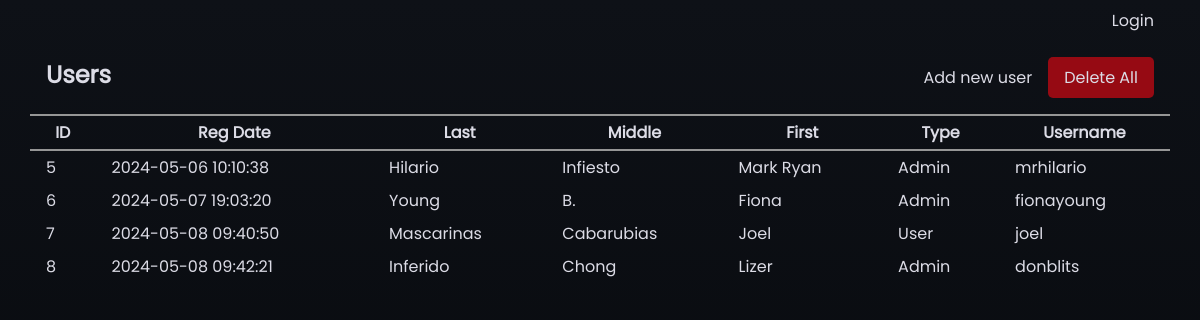
Screenshot of /user_management.php with the database file from the repository.
### tables this page shows
CREATE TABLE `users` (
  `id` int(11) NOT NULL,
  `lname` varchar(50) NOT NULL,
  `mname` varchar(50) NOT NULL,
  `fname` varchar(50) NOT NULL,
  `utype` int(2) NOT NULL,
  `uname` varchar(50) NOT NULL,
  `pwd` char(255) NOT NULL,
  `reg_date` datetime NOT NULL DEFAULT current_timestamp()
);

### classes/auth.class.php (called while the page is built)
<?php
class Auth extends Db {
    public function loggedin() {
        if (isset($_SESSION['uname']) && !empty($_SESSION['uname'])) {
            return true;
        } else {
            return false;
        }
    }
}

### classes/db.class.php (called while the page is built)
<?php
class Db {
    protected function conn() {
        $hname  = "localhost";
        $uname  = "ksp_admin";
        $pwd    = "ksp_admin";
        $dbname = "kidney_stone_prediction_db";
        $conn = new PDO("mysql:host=$hname;dbname=$dbname", $uname, $pwd);
        $conn->setAttribute(PDO::ATTR_DEFAULT_FETCH_MODE, PDO::FETCH_OBJ);
        return $conn;
    }
}

### classes/user.class.php (called while the page is built, shortened)
<?php
class User extends Db {
    public function getAll() {
        $stmt = $this->conn()->prepare("SELECT * FROM users");
        try {
            $stmt->execute();
            return $stmt->fetchAll();
        } catch(PDOException $e) {
            die($e->getMessage()) ;
        }
    }
}

### user_management.php (the view, shortened to what this page needs)
<?php
include "classes/db.class.php";
include "classes/auth.class.php";
include "classes/user.class.php";
$auth = new Auth();
$users = new User();
$user = $users->getAll();
?>
<!DOCTYPE html>
<html>
<head>
    <link rel="stylesheet" href="https://cdnjs.cloudflare.com/ajax/libs/font-awesome/6.5.1/css/all.min.css">
    <link rel="stylesheet" href="style.css">
</head>
<body>
    <main class="table-page">
        <?php include 'components/nav.component.php';?>
        <div class="table_div">
            <div class="table-header">
                <h2>Users</h2>
                <div class="nav">
                    <button class="btn btn-nav" onclick="displayAddUsers()">Add new user</button>
                    <button class="btn btn-nav danger" onclick="displayConfirmDeleteAll()">Delete All</button>
                </div>
            </div>
            <?php if (count($user) > 1) { ?>
                <table>
                    <tr>
                        <th>ID</th>
                        <th>Reg Date</th>
                        <th>Last</th>
                        <th>Middle</th>
                        <th>First</th>
                        <th>Type</th>
                        <th>Username</th>
                    </tr>
                    <?php
                    for ($i = 0; $i < count($user); $i++) {
                        include 'components/edit_user_form.component.php';
                      if ($user[$i]->uname === $_SESSION['uname']) {
                        continue;
                      }
                      else {
                    ?>
                        <tr>
                            <td><?= $user[$i]->id ?></td>
                            <td><?= $user[$i]->reg_date ?></td>
                            <td><?= $user[$i]->lname ?></td>
                            <td><?= $user[$i]->mname ?></td>
                            <td><?= $user[$i]->fname ?></td>
                            <td><?php echo ($user[$i]->utype == 1) ? "Admin" : "User" ?></td>
                            <td><?= $user[$i]->uname ?></td>
                        </tr>
                    <?php }  } ?>
                </table>
            <?php } else { ?>
                <h2>The user dataset is currently empty.</h2>
            <?php } ?>
        </div>
    </main>
</body>
</html>

### components/nav.component.php (shortened to what this page needs)
<nav>
    <div class="nav">
        <?php if (!$auth->loggedin()) {  ?>
            <button class="btn btn-nav" onclick="displayLogin()">Login</button>
        <?php } ?>
    </div>
</nav>

### style.css (style rules this page uses)
:root { --white: rgb(220, 220, 230); --bg-5: rgb(150,150,150); --bg-4: rgb(120,120,120); --bg-3: rgb(100,100,100); --bg-2: rgb(80,80,80); --bg-1: rgb(40,40,50); --bg: rgb(15,20,25); --shadow: rgba(0,0,0.0.5); --danger :rgb(150, 10, 19); --green: rgb(15, 112, 28); }
* { padding: 0; margin: 0; color: var(--white); box-sizing: border-box; font-family: poppins-reg; }
main { min-height: 100dvh; color: var(--white); background: linear-gradient(rgb(14,17,23), rgb(5, 7, 10)); }
.table-page { padding: 0 2.5%; }
.table-page .table-header { padding: 1em; border: 2px solid var(--bg-5); border-top: none; border-left: none; border-right: none; display: flex; justify-content: space-between; }
.table-page .table-header .nav { display: flex; align-items: center; }
.table-page table { table-layout: auto; width: 100%; border-collapse: collapse; }
.table-page tr th, .table-page tr td { padding: 0.25em 1em; }
.table-page tr th { border: 2px solid var(--bg-5); border-top: none; border-left: none; border-right: none; }
.table-page tr td:not(.actions) { text-align: start; }
nav { display: flex; justify-content: space-between; }
.nav { display: flex; justify-content: space-between; }
.btn { font-size: 1em; display: inline-block; border: none; outline: none; text-decoration: none; padding: 0.5em 1em; border-radius: 5px; background: none; cursor: pointer; transition: all 0.2s ease-out; }
.danger { background: var(--danger); }

### rows the page displays
users: id "5", reg_date "2024-05-06 10:10:38", lname "Hilario", mname "Infiesto", fname "Mark Ryan", utype "Admin", uname "mrhilario"
users: id "6", reg_date "2024-05-07 19:03:20", lname "Young", mname "B.", fname "Fiona", utype "Admin", uname "fionayoung"
users: id "7", reg_date "2024-05-08 09:40:50", lname "Mascarinas", mname "Cabarubias", fname "Joel", utype "User", uname "joel"
users: id "8", reg_date "2024-05-08 09:42:21", lname "Inferido", mname "Chong", fname "Lizer", utype "Admin", uname "donblits"
